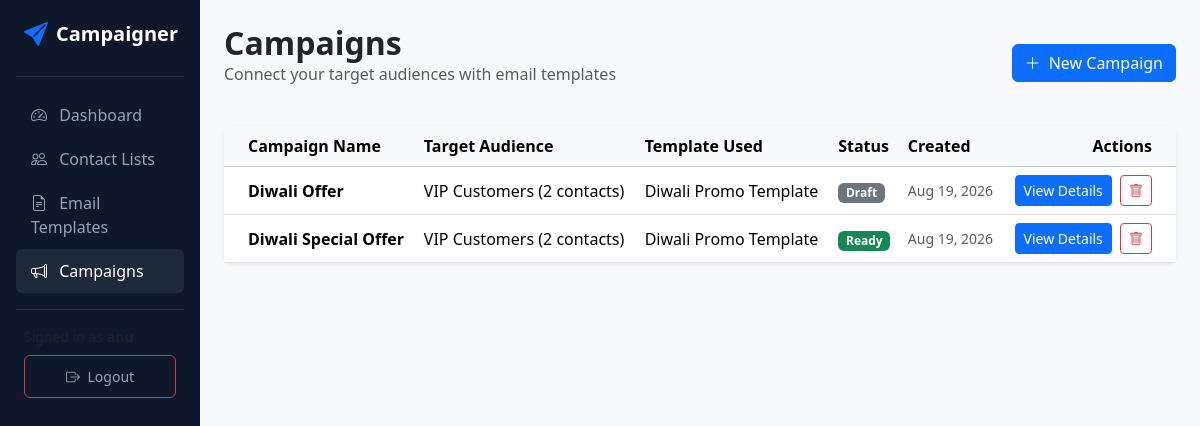
Before: /campaigns/ (signed in) with the older database file.
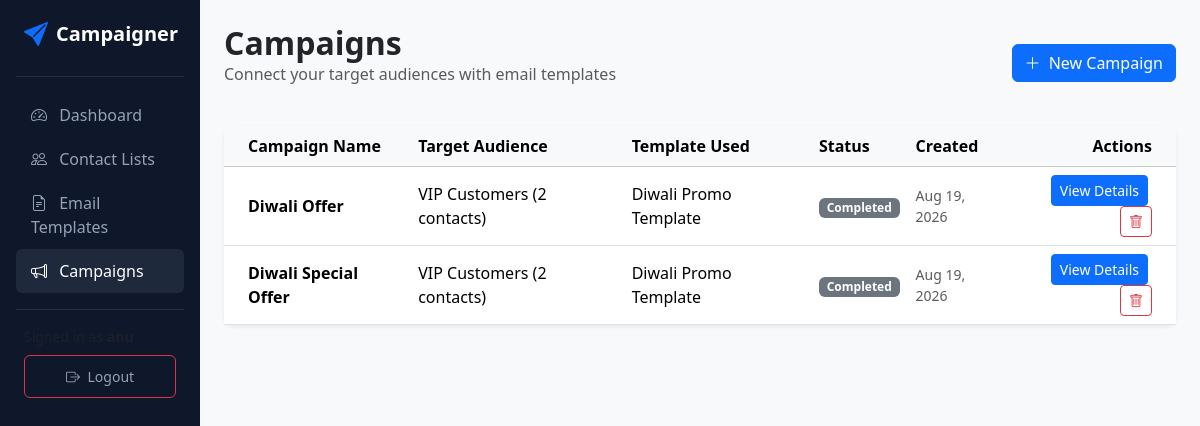
After: the same page with the newer database file.
### campaigns/models.py (models this page shows, shortened)
class Campaign(models.Model):
    STATUS_CHOICES = [
        ('DRAFT', 'Draft'),
        ('READY', 'Ready'),
        ('QUEUED', 'Queued'),
        ('PROCESSING', 'Processing'),
        ('COMPLETED', 'Completed'),
        ('FAILED', 'Failed'),
    ]
    user = models.ForeignKey(User, on_delete=models.CASCADE, related_name='campaigns')
    name = models.CharField(max_length=200)
    contact_list = models.ForeignKey(ContactList, on_delete=models.CASCADE, related_name='campaigns')
    template = models.ForeignKey(EmailTemplate, on_delete=models.CASCADE, related_name='campaigns')
    status = models.CharField(max_length=15, choices=STATUS_CHOICES, default='DRAFT')
    sent_count = models.PositiveIntegerField(default=0)
    failed_count = models.PositiveIntegerField(default=0)
    created_at = models.DateTimeField(auto_now_add=True)

class ContactList(models.Model):
    user = models.ForeignKey(User, on_delete=models.CASCADE, related_name='contact_lists')
    name = models.CharField(max_length=200)
    description = models.TextField(blank=True, null=True)
    created_at = models.DateTimeField(auto_now_add=True)

class EmailTemplate(models.Model):
    user = models.ForeignKey(User, on_delete=models.CASCADE, related_name='templates')
    title = models.CharField(max_length=200)
    subject = models.CharField(max_length=255)
    body = models.TextField(help_text="Use placeholders like {{name}} for dynamic tags.")
    created_at = models.DateTimeField(auto_now_add=True)

### campaigns/views.py (the view)
# urls.py: path('campaigns/', views.campaign_list, name='campaign_list'),
@login_required
def campaign_list(request):
    campaigns = Campaign.objects.filter(user=request.user).order_by('-created_at')
    return render(request, 'campaigns/campaigns.html', {'campaigns': campaigns})

### templates/campaigns/campaigns.html (shortened to what this page needs)
{% extends 'campaigns/base.html' %}
{% block content %}
<div class="d-flex justify-content-between align-items-center mb-4">
    <div>
        <h2 class="fw-bold mb-0">Campaigns</h2>
        <p class="text-muted">Connect your target audiences with email templates</p>
    </div>
    <a href="{% url 'campaign_create' %}" class="btn btn-primary"><i class="bi bi-plus-lg me-1"></i> New Campaign</a>
</div>
<div class="card card-custom bg-white">
    <div class="table-responsive">
        <table class="table table-hover align-middle mb-0">
            <thead class="table-light">
                <tr>
                    <th class="ps-4">Campaign Name</th>
                    <th>Target Audience</th>
                    <th>Template Used</th>
                    <th>Status</th>
                    <th>Created</th>
                    <th class="text-end pe-4">Actions</th>
                </tr>
            </thead>
            <tbody>
                {% for c in campaigns %}
                <tr>
                    <td class="ps-4 fw-bold">{{ c.name }}</td>
                    <td>{{ c.contact_list.name }} ({{ c.contact_list.subscribers.count }} contacts)</td>
                    <td>{{ c.template.title }}</td>
                    <td>
                        <span class="badge {% if c.status == 'READY' %}bg-success{% else %}bg-secondary{% endif %}">
                            {{ c.get_status_display }}
                        </span>
                    </td>
                    <td class="text-muted small">{{ c.created_at|date:"M d, Y" }}</td>
                    <td class="text-end pe-4">
                        <a href="{% url 'campaign_detail' c.pk %}" class="btn btn-sm btn-primary me-1">View Details</a>
                        <a href="{% url 'campaign_delete' c.pk %}" class="btn btn-sm btn-outline-danger"><i class="bi bi-trash"></i></a>
                    </td>
                </tr>
                {% empty %}
                <tr>
                    <td colspan="6" class="text-center py-5 text-muted">No campaigns created yet.</td>
                </tr>
                {% endfor %}
            </tbody>
        </table>
    </div>
</div>
{% endblock %}

Changed rows visible on the page:
changed Campaign "Diwali Offer": status "Draft" → "Completed"
changed Campaign "Diwali Special Offer": status "Ready" → "Completed"
